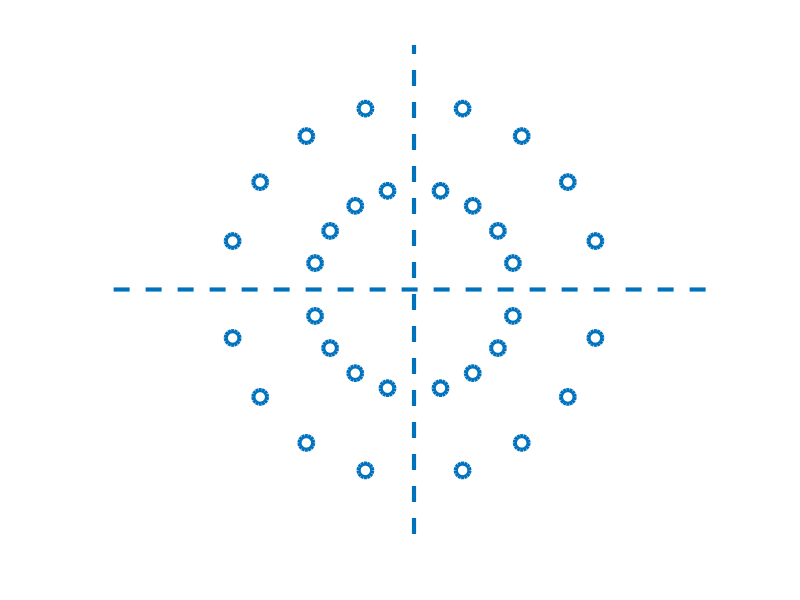

MATLAB code for this plot: (Note: this script raises an error after producing the figure.)
%%
clear all
close all
clc
addpath(genpath('C:\Users\linjing\Desktop\VSWM-DA\datasource_script\'))

%% prototype locations
% locations
d = 138.9; % cm
h = 35;
w = 43;
x_res = 1024;
y_res = 768;

% maximum range of half of the screen screen
w_dva = atand(w/2/d) % horizontal half
h_dva = atand(h/2/d) % vertical half

% pix
ecc_all = [3 5.5];
ang = [15:20:75];%11.25:22.5:360; %[22.5:15:67.5]
ang = [ang ang+90 ang+180 ang+270];

X = [ecc_all(1)*cosd(ang) ecc_all(2)*cosd(ang)];
Y = [ecc_all(1)*sind(ang) ecc_all(2)*sind(ang)];

figure(1);clf
scatter(X,Y,100,'LineWidth',3)
xlim([-w_dva w_dva])
ylim([-h_dva h_dva])
line([0 0],[-h_dva h_dva],'LineStyle','--','LineWidth',3)
line([-w_dva w_dva],[0 0],'LineStyle','--','LineWidth',3);
set(gca,'PlotBoxAspectRatio',[w h 1])
axis off
saveas(figure(1),'32_locations.jpg')

%% How many groups of 4 locations are possible

% construct different combinations
data = combntns(ang,4);

% get rid of angles in the same quadrant
quad = zeros(size(data,1),1);
for ii = 1:size(data,1)
    v = quadrant(data(ii,:));
    if length(v) == length(unique(v)) % if in different quadrants
        quad(ii) = 0;
    else
        quad(ii) = 1;
    end
end
data_quad = data(quad==0,:);

% include fully asymmetric + only one axial symmetric + only one central symmetric case
s = zeros(size(data_quad,1),1);
for ii = 1:size(data_quad,1)
    s(ii) = symmetric5(data_quad(ii,:));
end
data_quad_sym = data_quad(s==0,:);

% If you want to check symmetric type, uncommend the following section
% check symmetric type
% include fully asymmetric + only one axial symmetric + only one central symmetric case
st = zeros(size(data_quad,1),1);
for ii = 1:size(data_quad,1)
    st(ii) = symmetric6(data_quad(ii,:));
end
% plot different types of location combinations
% st == 1: axial symmetric
% st == 2: central symmetry
% st == 3: fully assymetric
ind = find(st==1); ind = ind(1);
x = ecc_all(2)*cosd(data_quad(ind,:));
y = ecc_all(2)*sind(data_quad(ind,:));
X = ecc_all(2)*cosd(ang);
Y = ecc_all(2)*sind(ang);
figure(1);clf
scatter(X,Y,200,'LineWidth',3)
hold on
scatter(x,y,200,'filled','LineWidth',3)
xlim([-w_dva w_dva])
ylim([-h_dva h_dva])
line([0 0],[-h_dva h_dva],'LineStyle','--','LineWidth',3)
line([-w_dva w_dva],[0 0],'LineStyle','--','LineWidth',3);
set(gca,'PlotBoxAspectRatio',[w h 1])
axis off


% % further define fully asymmetric dataset
% s = zeros(size(data_quad_sym,1),1);
% for ii = 1:size(data_quad_sym,1)
%     s(ii) = symmetric3(data_quad_sym(ii,:));
% end
% data_quad_sym_sym = data_quad_sym(s==0,:);

% % get rid of location sets with all angles > 45 degress apart (70 degrees
% % apart)
% temp = [data_quad_sym data_quad_sym(:,1)+360];
% dif = diff(temp'); dif = dif';
% ind = all(dif>50,2);
% data_quad_sym_apt = data_quad_sym(~ind,:);
% 
% % get rid of all location sets that are too close (10 degrees) to the
% % axes
% s = zeros(size(data_quad_sym_apt,1),1);
% for ii = 1:size(data_quad_sym_apt,1)
%     s(ii) = near_axes(data_quad_sym_apt(ii,:),10);
% end
% data_quad_sym_apt_far = data_quad_sym_apt(s==0,:);

% %% Then I want to pick 128 out of 168 groups that are most dissimilar
% % And then I will divide them into 2 dissimilar groups

%% Dot simulation animation (uncommend the following section if you do not need animation anymore)

load set1.mat
X = ecc_all(2)*cosd(ang);
Y = ecc_all(2)*sind(ang);
figure(1);clf
upper = ang_set(1:16,1:2);
lower = ang_set(1:16,3:4);
% temp = [];
% for ii = 1:4 % four locations of the first quadrant
%     for jj = 1:4 % four locations of the second quadrant
%         temp = [temp;ang(ii) ang(jj+4)];
%     end
% end

% plot all 16 locations
for ii = 1:16 % 16 different combinations of two upper dots
    subplot(4,4,ii)
    scatter(X,Y,50,'LineWidth',1)
    xlim([-w_dva w_dva])
ylim([-h_dva h_dva])
line([0 0],[-h_dva h_dva],'LineStyle','--','LineWidth',3)
line([-w_dva w_dva],[0 0],'LineStyle','--','LineWidth',3);
%set(gca,'PlotBoxAspectRatio',[w h 1])
    axis off
box off
end

% plot 16 sets of upper 2 dots
for ii = 1:16
    subplot(4,4,ii)
x = ecc_all(2)*cosd(upper(ii,:));
y = ecc_all(2)*sind(upper(ii,:));
hold on
pause(0.5)
scatter(x,y,50,[0.8500 0.3250 0.0980],'filled','LineWidth',1)
print(['Frame ' num2str(ii)], '-dpng', '-r150');
end

% plot 16 sets of lower 2 dots
for ii = 1:16
    subplot(4,4,ii)
x = ecc_all(2)*cosd(lower(ii,:));
y = ecc_all(2)*sind(lower(ii,:));
hold on
pause(0.5)
scatter(x,y,50,[0.4940 0.1840 0.5560],'filled','LineWidth',1)

print(['Frame ' num2str(ii+16)], '-dpng', '-r150');

end

% stack images into gif animation
GifName = 'loc_select_animation.gif';
delay = 0.5;    % Delay between frames (s)
for ii = 1:32
    [A, ~] = imread(['Frame ' num2str(ii) '.png']);
    [X, map] = rgb2ind(A, 256);
    if ii == 1
        imwrite(X, map, GifName, 'gif', 'LoopCount', inf, 'DelayTime', delay)
    else
        imwrite(X, map, GifName, 'gif', 'WriteMode', 'append', 'DelayTime', delay)
    end
end

% delete intermediate files
delete Frame*


%% Check the dissimilar index
load 1000_set.mat
temp = [];
% check the uniqueness of the locations
for ii = 1:1000
    temp(ii,:) = reshape(q(ii).q1234,1,[]);
end
uniq_temp = unique(temp,'rows');

% check min, max, mean and the largest 2 dissimilar indexes
m = mean(d_mean_srt,2);
min(m)
max(m)
mean(m)
uniq_m = unique(m);
uniq_m(end)
uniq_m(end-1)


%% I simulated 1000 groups of 4 locations - see the last half of the script
% Re-select the sets

% copy "1000_set.mat" to the folder and load the mat file
load 1000_set.mat

% ind_new: index of different sets of locations, sorted by disimilarity
% each row has two sets of locations (two runs), each has 16 groups of 4 dots
% these two sets of locations do not overlap - in total, we have 32
% different groups of 4 dots
%ind_best = ind_new(end,:)
% locs: we want to pick 8 rows of ind_new, such that we have in total
% 32*8 = 256 trials
d_mean_uniq = unique(d_mean_srt,'rows'); % unique values of disimilarity
locs = [0 0];
for jj = [1000 999 998 997 996 995 994 993 992 991]
ind = find(ismember(d_mean_srt,d_mean_uniq(jj,:),'rows')==1); % find rows with that unique values of disimilarity
rows = ind_new(ind,:) % find location index of those rows
rows_uniq = unique(rows(:,1));
for ii = 1:length(rows_uniq)
    locs2 = rows(rows(:,1)==rows_uniq(ii),2);
    locs2_ind = ~ismember(locs2,locs(:,2));
    locs = [locs;rows_uniq(ii),locs2(locs2_ind(randi(length(locs2_ind))))];
end
end
%% check how many patterns overlap in the 2 datasets with highest dissimilar
% indexes

intersect(q(locs(2,1)).q1234,q(locs(2,2)).q1234,'rows')
% the output of the intersect should be empty, meaning that there are no
% overlapping rows/groups of lcoations

% combine 2 datasets into 1 larger datasets containing 32 non-overlapping
% locations
comb_q1 = [q(locs(2,1)).q1234;q(locs(2,2)).q1234]; % 2 datasets with the highest dissimilarity
comb_q2 = [q(locs(3,1)).q1234;q(locs(3,2)).q1234]; % 2 datasets with the second highest dissimilarity
% check how many patterns are overlapped
overlap = intersect(comb_q1,comb_q2,'rows')
num_nonoverlap = 64 - size(overlap,1)

%% Plot each set in a more pretty way

d = 138.9; % cm
h = 35;
w = 43;
x_res = 1024;
y_res = 768;

% maximum range of half of the screen screen
w_dva = atand(w/2/d) % horizontal half
h_dva = atand(h/2/d) % vertical half

% pix
ecc_all = [3 5.5];
ang = [15:20:75];%11.25:22.5:360; %[22.5:15:67.5]
ang = [ang ang+90 ang+180 ang+270];


figure(1);clf

ang_set1 = load('set1.mat');
ang_set2 = load('set2.mat');
ang_set = [ang_set1.ang_set;ang_set2.ang_set];
% plot all locations
for ii = 1:64 % 16 different combinations of four dots
    subplot(4,16,ii)
    X = ecc_all(2)*cosd(ang);
Y = ecc_all(2)*sind(ang);
    scatter(X,Y,20,'LineWidth',1)
    
    x = ecc_all(2)*cosd(ang_set(ii,:));
    y = ecc_all(2)*sind(ang_set(ii,:));
hold on
scatter(x,y,20,[0.8500 0.3250 0.0980],'filled','LineWidth',1)

    xlim([-w_dva w_dva])
ylim([-h_dva h_dva])
line([0 0],[-h_dva h_dva],'LineStyle','--','LineWidth',1)
line([-w_dva w_dva],[0 0],'LineStyle','--','LineWidth',1);
%set(gca,'PlotBoxAspectRatio',[w h 1])
    axis off
box off
end
saveas(figure(1),'set1_2.jpg')
%% set 2
figure(1);clf
% plot all locations
for ii = 33:64 % 16 different combinations of four dots
    subplot(4,8,ii-32)
    X = ecc_all(2)*cosd(ang);
Y = ecc_all(2)*sind(ang);
    scatter(X,Y,50,'LineWidth',1)
    
    x = ecc_all(2)*cosd(ang_set(ii,:));
    y = ecc_all(2)*sind(ang_set(ii,:));
hold on
scatter(x,y,50,[0.8500 0.3250 0.0980],'filled','LineWidth',1)

    xlim([-w_dva w_dva])
ylim([-h_dva h_dva])
line([0 0],[-h_dva h_dva],'LineStyle','--','LineWidth',1)
line([-w_dva w_dva],[0 0],'LineStyle','--','LineWidth',1);
%set(gca,'PlotBoxAspectRatio',[w h 1])
    axis off
box off
end
saveas(figure(1),'set2.jpg')



%% how many unique groups of locations in total
locs_all = [];
for ii = 2:11 % 9 sets of locations
    for jj = 1:2
locs_all = [locs_all;q(locs(ii,jj)).q1234];
    end
end
locs_uniq = unique(locs_all,'rows'); length(locs_uniq)
sum(locs_all==1)
%% save those sets
for kk = 2:11 % 9 sets of locations
% take a look at those locations
x_res = 1024; y_res = 768;
    figure(1);clf
    %set(gcf,'position',[0,0,2000,600])
    ang1234 = [q(locs(kk,1)).ang1234;q(locs(kk,2)).ang1234];
%         temp1 = ang1234(32,3:4);
%     temp2 = ang1234(19,3:4);
%     ang1234(32,3:4) = temp2; ang1234(19,3:4) = temp1;

for ii = 1:32
    subplot(4,8,ii)

temp1 = ang1234(ii,:);
temp_x = x_res/2+300.*cosd(temp1);
temp_y = y_res/2+300.*sind(temp1);
scatter(temp_x,temp_y,15)
xlim([0 x_res])
ylim([0 y_res])
hold on
scatter(x_res/2,y_res/2,15,'+')
set(gca,'PlotBoxAspectRatio',[w h 1])

%line([x_res/2 x_res/2],[0 y_res])
%line([0 x_res],[y_res/2,y_res/2]);
title(num2str(ii))
end
ang_set = ang1234;

save(['set',num2str(kk-1),'.mat'],'ang_set')
saveas(figure(1),['set',num2str(kk-1),'.jpg'])
end


%% Prototype of 4 locations
clear q
% str = {'set1','set2','set3','set4','set5','set6','set7','set8','set9','set10',...
%     'set11','set12','set13','set14','set15','set16','set17','set18','set19','set20'};
%str = {'set3','set4'};
for kk = 1:100%1:4 % for each set of randomization
%    mkdir(str{kk})
%    cd(str{kk})
q1 = [1:4];q2 = [5:8];
q12 = [];

for ii = 1:4
    for jj = 1:4
        q12 = [q12;q1(ii) q2(jj)];
    end
end

q34 = q12+8;
s = 1;
while any(s) 
q1234 = [q12 q34(randperm(16),:)];
ang1234 = ang(q1234);
for ii = 1:size(q1234,1)
    s(ii) = symmetric4(ang1234(ii,:)); % s = 0, asymetrical
end
end

% for ii = 1:16
%     %subplot(4,8,ii)
%     figure(ii);clf
%     set(gcf,'position',[0,0,x_res,y_res])
% temp1 = ang1234(ii,:);
% temp_x = x_res/2+200.*cosd(temp1);
% temp_y = y_res/2+200.*sind(temp1);
% scatter(temp_x,temp_y,300)
% xlim([0 x_res])
% ylim([0 y_res])
% line([x_res/2 x_res/2],[0 y_res])
% line([0 x_res],[y_res/2,y_res/2]);
% title(num2str(ii))
% saveas(figure(ii),[num2str(ii),'.jpg'])
% end
q(kk).q1234 = q1234;
q(kk).ang1234 = ang1234;
%save([str{kk},'.mat'],'ang1234','q1234')
%cd ..
end

%%
% str = {'set1','set2','set3','set4','set5','set6','set7','set8','set9','set10',...
%     'set11','set12','set13','set14','set15','set16','set17','set18','set19','set20'};
% 
% for ii = 1:20
%     cd(str{ii})
% q(ii) = load([str{ii},'.mat']);
% cd ..
% end

%%
save('1000_set.mat','q')


%% overlap
ind = [];
for ii = 1:1000
    for jj = 1:1000
ist{ii,jj} = intersect(q(ii).q1234,q(jj).q1234,'rows');
if isempty(ist{ii,jj}) %size(ist{ii,jj},1) <= 1
    ind = [ind;ii jj];
end
    end
end

%%
save('1000_set.mat','q','ist','ind')

%% procrustes similarity analysis
d_mean = []; d = [];
for kk = 1:size(ind,1)
    ang_ii = q(ind(kk,1)).ang1234;
    ang_jj = q(ind(kk,1)).ang1234;
    d_wt = [];
    d_bt = [];
    for hh = 1:16
        X_ii(hh,:) = 200.*cosd(ang_ii(hh,:));
        Y_ii(hh,:) = 200.*sind(ang_ii(hh,:));
        
        X_jj(hh,:) = 200.*cosd(ang_jj(hh,:));
        Y_jj(hh,:) = 200.*sind(ang_jj(hh,:));
    end
    
    for hh = 1:16
        tp = 1:16; tp(hh) = [];
        for ll = tp
     [temp,~,~] = procrustes([X_ii(hh,:)' Y_ii(hh,:)'],[X_ii(ll,:)' Y_ii(ll,:)']); d_wt = [d_wt;temp];
        end
    end
    
        for hh = 1:16
        tp = 1:16; tp(hh) = [];
        for ll = tp
     [temp,~,~] = procrustes([X_jj(hh,:)' Y_jj(hh,:)'],[X_jj(ll,:)' Y_jj(ll,:)']); d_wt = [d_wt;temp];
        end
    end
    
        for hh = 1:16
        for ll = 1:16
     [temp,~,~] = procrustes([X_ii(hh,:)' Y_ii(hh,:)'],[X_jj(ll,:)' Y_jj(ll,:)']); d_bt = [d_bt;temp];
        end
        end
    d(kk).d_wt = d_wt; d(kk).d_bt = d_bt;
    d_mean(kk,1) = mean(d_wt); d_mean(kk,2) = mean(d_bt);
end
%[d,Z,tr] = procrustes(X,Y);

%%
save('1000_set.mat','q','ist','ind','d_mean')

%%
[d_mean_srt,ind_srt] = sortrows(d_mean);
ind_new = ind(ind_srt,:);
save('1000_set.mat','q','ist','ind','d_mean_srt','ind_new','d_mean')


%%
ind_best = ind_new(end,:)
intersect(q(ind_best(1)).q1234,q(ind_best(2)).q1234,'rows')

%%
ind_best = ind_new(end-1,:)
intersect(q(ind_best(1)).q1234,q(ind_best(2)).q1234,'rows')

%%
%save('final_set.mat')
intersect(q(370).q1234,q(997).q1234,'rows')

%%
x_res = 1600; y_res = 900;
    figure(1);clf
    set(gcf,'position',[0,0,1600,600])
    ang1234 = [q(370).ang1234;q(997).ang1234];
        temp1 = ang1234(32,3:4);
    temp2 = ang1234(19,3:4);
    ang1234(32,3:4) = temp2; ang1234(19,3:4) = temp1;

for ii = 1:32
    subplot(4,8,ii)

temp1 = ang1234(ii,:);
temp_x = x_res/2+300.*cosd(temp1);
temp_y = y_res/2+300.*sind(temp1);
scatter(temp_x,temp_y,15)
xlim([0 x_res])
ylim([0 y_res])
hold on
scatter(x_res/2,y_res/2,15,'+')
%line([x_res/2 x_res/2],[0 y_res])
%line([0 x_res],[y_res/2,y_res/2]);
title(num2str(ii))
end
ang_set1 = ang1234;
save('set1.mat','ang_set1')
saveas(figure(1),'set1.jpg')

%%
    figure(1);clf
    set(gcf,'position',[0,0,1600,600])
    ang1234 = [q(328).ang1234;q(543).ang1234];
            temp1 = ang1234(2,3:4);
    temp2 = ang1234(11,3:4);
    ang1234(2,3:4) = temp2; ang1234(11,3:4) = temp1;

                temp1 = ang1234(17,3:4);
    temp2 = ang1234(32,3:4);
    ang1234(17,3:4) = temp2; ang1234(32,3:4) = temp1;

for ii = 1:32
    subplot(4,8,ii)

temp1 = ang1234(ii,:);
temp_x = x_res/2+300.*cosd(temp1);
temp_y = y_res/2+300.*sind(temp1);
scatter(temp_x,temp_y,15)
xlim([0 x_res])
ylim([0 y_res])
hold on
scatter(x_res/2,y_res/2,15,'+')
%line([x_res/2 x_res/2],[0 y_res])
%line([0 x_res],[y_res/2,y_res/2]);
title(num2str(ii))
end
ang_set2 = ang1234;
save('set2.mat','ang_set2')
saveas(figure(1),'set2.jpg')

%% 
intersect([q(328).ang1234;q(543).ang1234],[q(370).ang1234;q(997).ang1234],'rows');

%% set 3
x_res = 1600; y_res = 900;
    figure(1);clf
    set(gcf,'position',[0,0,1600,600])
    ang1234 = [q(370).ang1234;q(996).ang1234];
%         temp1 = ang1234(32,3:4);
%     temp2 = ang1234(19,3:4);
%     ang1234(32,3:4) = temp2; ang1234(19,3:4) = temp1;
% 
for ii = 1:32
    subplot(4,8,ii)

temp1 = ang1234(ii,:);
temp_x = x_res/2+300.*cosd(temp1);
temp_y = y_res/2+300.*sind(temp1);
scatter(temp_x,temp_y,15)
xlim([0 x_res])
ylim([0 y_res])
hold on
scatter(x_res/2,y_res/2,15,'+')
%line([x_res/2 x_res/2],[0 y_res])
%line([0 x_res],[y_res/2,y_res/2]);
title(num2str(ii))
end
ang_set3 = ang1234;
save('set3.mat','ang_set3')
saveas(figure(1),'set3.jpg')

%% set 4
    figure(1);clf
    set(gcf,'position',[0,0,1600,600])
    ang1234 = [q(328).ang1234;q(990).ang1234];
            temp1 = ang1234(2,3:4);
    temp2 = ang1234(11,3:4);
    ang1234(2,3:4) = temp2; ang1234(11,3:4) = temp1;

%                 temp1 = ang1234(17,3:4);
%     temp2 = ang1234(32,3:4);
%     ang1234(17,3:4) = temp2; ang1234(32,3:4) = temp1;

for ii = 1:32
    subplot(4,8,ii)

temp1 = ang1234(ii,:);
temp_x = x_res/2+300.*cosd(temp1);
temp_y = y_res/2+300.*sind(temp1);
scatter(temp_x,temp_y,15)
xlim([0 x_res])
ylim([0 y_res])
hold on
scatter(x_res/2,y_res/2,15,'+')
%line([x_res/2 x_res/2],[0 y_res])
%line([0 x_res],[y_res/2,y_res/2]);
title(num2str(ii))
end
ang_set4 = ang1234;
save('set4.mat','ang_set4')
saveas(figure(1),'set4.jpg')

%% set 5
x_res = 1600; y_res = 900;

    figure(1);clf
    set(gcf,'position',[0,0,1600,600])
    ang1234 = [q(90).ang1234;q(893).ang1234];
            temp1 = ang1234(2,3:4);
    temp2 = ang1234(11,3:4);
    ang1234(2,3:4) = temp2; ang1234(11,3:4) = temp1;

%                 temp1 = ang1234(17,3:4);
%     temp2 = ang1234(32,3:4);
%     ang1234(17,3:4) = temp2; ang1234(32,3:4) = temp1;

for ii = 1:32
    subplot(4,8,ii)

temp1 = ang1234(ii,:);
temp_x = x_res/2+300.*cosd(temp1);
temp_y = y_res/2+300.*sind(temp1);
scatter(temp_x,temp_y,15)
xlim([0 x_res])
ylim([0 y_res])
hold on
scatter(x_res/2,y_res/2,15,'+')
%line([x_res/2 x_res/2],[0 y_res])
%line([0 x_res],[y_res/2,y_res/2]);
title(num2str(ii))
end
ang_set5 = ang1234;
save('set5.mat','ang_set5')
saveas(figure(1),'set5.jpg')
% 
% 
% %% Manually shuffle some of the pairs
% %     ang1234 = [q(20).ang1234;q(15).ang1234];   
% %     temp1 = ang1234(2,3:4);
% %     temp2 = ang1234(11,3:4);
% %     ang1234(2,3:4) = temp2; ang1234(11,3:4) = temp1;
% 
%     ang1234 = [q(7).ang1234;q(2).ang1234];    
%     temp1 = ang1234(3,3:4);
%     temp2 = ang1234(14,3:4);
%     ang1234(3,3:4) = temp2; ang1234(14,3:4) = temp1;
%     
% %         temp1 = ang1234(6,3:4);
% %     temp2 = ang1234(8,3:4);
% %     ang1234(6,3:4) = temp2; ang1234(8,3:4) = temp1;
% % 
% %             temp1 = ang1234(26,3:4);
% %     temp2 = ang1234(28,3:4);
% %     ang1234(26,3:4) = temp2; ang1234(28,3:4) = temp1;
% % 
% 
% x_res = 1600; y_res = 900;
%     figure(1);clf
%     set(gcf,'position',[0,0,1600,600])
%     
% for ii = 1:32
%     subplot(4,8,ii)
% 
% temp1 = ang1234(ii,:);
% temp_x = x_res/2+300.*cosd(temp1);
% temp_y = y_res/2+300.*sind(temp1);
% scatter(temp_x,temp_y,15)
% xlim([0 x_res])
% ylim([0 y_res])
% hold on
% scatter(x_res/2,y_res/2,15,'+')
% %line([x_res/2 x_res/2],[0 y_res])
% %line([0 x_res],[y_res/2,y_res/2]);
% title(num2str(ii))
% end
% %saveas(figure(1),'final_set_2.jpg')
% 
% %%
% %%
% indd = find(ind_new(:,1)==370);
% inddd = find(ismember(ind_new(:,1),ind_new(indd,2))==1);
% d_mean_srt_ddd = d_mean_srt(inddd,1);
% %%
% % ang_set1 = ang1234;
% % save('set1.mat','ang_set1')
% 
% ang_set2 = ang1234;
% save('set2.mat','ang_set2')
% 
% 
% %% 
